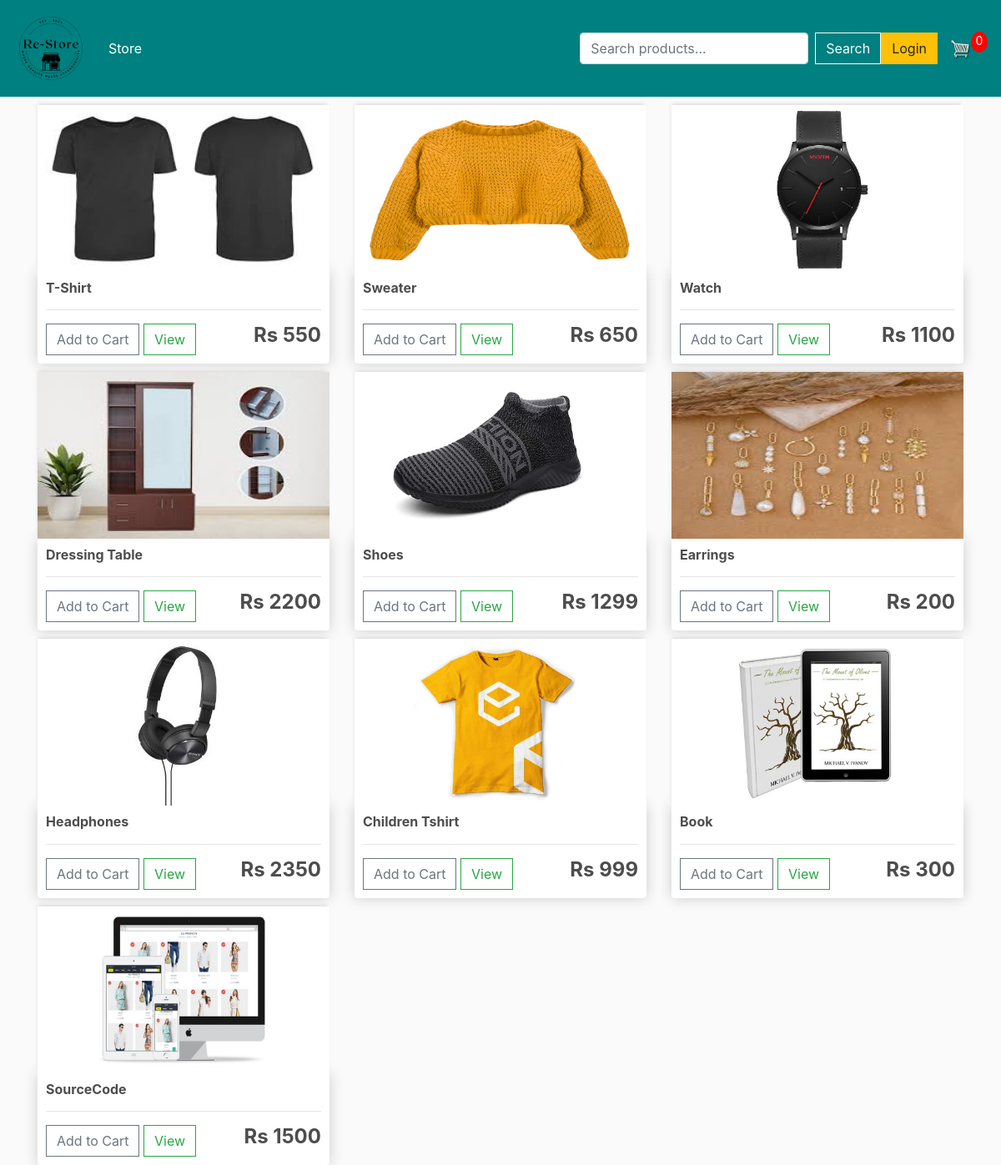
The page / on the database its author committed.
### Store/models.py (models this page shows, shortened)
class Product(models.Model):
	name = models.CharField(max_length=200)
	price = models.DecimalField(max_digits=7, decimal_places=0)  # Store prices with 0 decimal places
	digital = models.BooleanField(default=False,null=True, blank=True)
	image = models.ImageField(null=True, blank=True)
	@property
	def imageURL(self):
		try:
			url = self.image.url
		except:
			url = ''
		return url

### Store/views.py (the view)
# urls.py: path('',views.store,name="store"),
def store(request):
    data = cartData(request)
    cartItems = data['cartItems']
    order = data['order']
    items = data['items']
    products = Product.objects.all()
    context = {'products': products, 'cartItems': cartItems}
    return render(request, 'store/store.html', context)

### Store/utils.py (called while the page is built, shortened)
def cookieCart(request):
    try:
        cart = json.loads(request.COOKIES['cart'])
    except:
        cart = {}
        print('CART:', cart)
    items = []
    order = {'get_cart_total': 0, 'get_cart_items': 0, 'shipping': False}
    cartItems = order['get_cart_items']
    return {'cartItems': cartItems, 'order': order, 'items': items}

def cartData(request):
    if request.user.is_authenticated:
        customer = request.user.customer
        order, created = Order.objects.get_or_create(customer=customer, complete=False)
        items = order.orderitem_set.all()
        cartItems = order.get_cart_items
    else:
        cookieData = cookieCart(request)
        cartItems = cookieData['cartItems']
        order = cookieData['order']
        items = cookieData['items']
    return {'cartItems': cartItems, 'order': order, 'items': items}

### Store/templates/store/store.html
{% extends 'store/main.html' %}
{% load static %}
{% block content %}
	<div class="row">
		{% for product in products %}
		<div class="col-lg-4">
			<img class="thumbnail" src="{{product.imageURL}}">
			<div class="box-element product">
				<h6><strong>{{product.name}}</strong></h6>
				<hr>
				<button data-product="{{product.id}}" data-action="add" class="btn btn-outline-secondary add-btn update-cart">Add to Cart</button>
				<a class="btn btn-outline-success" href="#">View</a>
				<h4 style="display: inline-block; float: right"><strong>Rs {{product.price}}</strong></h4>
			</div>
		</div>
		{% endfor %}
	</div>
{% endblock content %}

### Store/static/css/main.css (style rules this page uses)
body { background-color: hsl(0, 0%, 98%); }
h1,h2,h3,h4,h5,h6 { color:hsl(0, 0%, 30%); }
.box-element { box-shadow:hsl(0, 0%, 80%) 0 0 16px; background-color: #fff; border-radius: 4px; padding: 10px; }
.thumbnail { width: 100%; height: 200px; -webkit-box-shadow: -1px -3px 5px -2px rgba(214,214,214,1); -moz-box-shadow: -1px -3px 5px -2px rgba(214,214,214,1); box-shadow: -1px -3px 5px -2px rgba(214,214,214,1); }
.product { border-radius: 0 0 4px 4px; }
.col-lg-4, .col-lg-6, .col-lg-8, .col-lg-12 { margin-top: 10px; }
.btn { border-radius: 0; }

### rows shown on the page
Product: imageURL (picture), name "T-Shirt", price "550"
Product: imageURL (picture), name "Sweater", price "650"
Product: imageURL (picture), name "Watch", price "1100"
Product: imageURL (picture), name "Dressing Table", price "2200"
Product: imageURL (picture), name "Shoes", price "1299"
Product: imageURL (picture), name "Earrings", price "200"
Product: imageURL (picture), name "Headphones", price "2350"
Product: imageURL (picture), name "Children Tshirt", price "999"
Product: imageURL (picture), name "Book", price "300"
Product: imageURL (picture), name "SourceCode", price "1500"

### other values the page prints
{{ cartItems }} "0"
